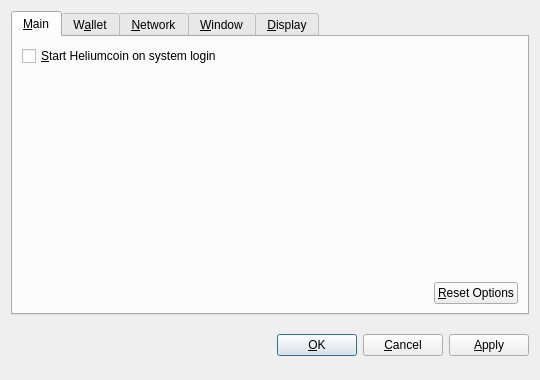
<?xml version="1.0" encoding="UTF-8"?>
<ui version="4.0">
 <class>OptionsDialog</class>
 <widget class="QDialog" name="OptionsDialog">
  <property name="geometry">
   <rect>
    <x>0</x>
    <y>0</y>
    <width>540</width>
    <height>380</height>
   </rect>
  </property>
  <property name="windowTitle">
   <string>Options</string>
  </property>
  <property name="modal">
   <bool>true</bool>
  </property>
  <layout class="QVBoxLayout" name="verticalLayout">
   <item>
    <widget class="QTabWidget" name="tabWidget">
     <property name="tabPosition">
      <enum>QTabWidget::North</enum>
     </property>
     <property name="currentIndex">
      <number>0</number>
     </property>
     <widget class="QWidget" name="tabMain">
      <attribute name="title">
       <string>&amp;Main</string>
      </attribute>
      <layout class="QVBoxLayout" name="verticalLayout_Main">
       <item>
        <widget class="QCheckBox" name="bitcoinAtStartup">
         <property name="toolTip">
          <string>Automatically start Heliumcoin after logging in to the system.</string>
         </property>
         <property name="text">
          <string>&amp;Start Heliumcoin on system login</string>
         </property>
        </widget>
       </item>
       <item>
        <spacer name="verticalSpacer_Main">
         <property name="orientation">
          <enum>Qt::Vertical</enum>
         </property>
         <property name="sizeHint" stdset="0">
          <size>
           <width>20</width>
           <height>40</height>
          </size>
         </property>
        </spacer>
       </item>
       <item>
        <layout class="QHBoxLayout" name="horizontalLayout_2_Main">
         <item>
          <spacer name="horizontalSpacer_2_Main">
           <property name="orientation">
            <enum>Qt::Horizontal</enum>
           </property>
           <property name="sizeHint" stdset="0">
            <size>
             <width>40</width>
             <height>20</height>
            </size>
           </property>
          </spacer>
         </item>
         <item>
          <widget class="QPushButton" name="resetButton">
           <property name="toolTip">
            <string>Reset all client options to default.</string>
           </property>
           <property name="text">
            <string>&amp;Reset Options</string>
           </property>
           <property name="autoDefault">
            <bool>false</bool>
           </property>
          </widget>
         </item>
        </layout>
       </item>
      </layout>
     </widget>
     <widget class="QWidget" name="tabWallet">
      <attribute name="title">
       <string>W&amp;allet</string>
      </attribute>
      <layout class="QVBoxLayout" name="verticalLayout_Network">
       <item>
        <widget class="QLabel" name="transactionFeeInfoLabel">
         <property name="text">
          <string>Optional transaction fee per kB that helps make sure your transactions are processed quickly. Most transactions are 1 kB.</string>
         </property>
         <property name="textFormat">
          <enum>Qt::PlainText</enum>
         </property>
         <property name="wordWrap">
          <bool>true</bool>
         </property>
        </widget>
       </item>
       <item>
        <layout class="QHBoxLayout" name="horizontalLayout_1_Main">
         <item>
          <widget class="QLabel" name="transactionFeeLabel">
           <property name="text">
            <string>Pay transaction &amp;fee</string>
           </property>
           <property name="textFormat">
            <enum>Qt::PlainText</enum>
           </property>
           <property name="buddy">
            <cstring>transactionFee</cstring>
           </property>
          </widget>
         </item>
         <item>
          <widget class="BitcoinAmountField" name="transactionFee"/>
         </item>
         <item>
          <spacer name="horizontalSpacer_1_Main">
           <property name="orientation">
            <enum>Qt::Horizontal</enum>
           </property>
           <property name="sizeHint" stdset="0">
            <size>
             <width>40</width>
             <height>20</height>
            </size>
           </property>
          </spacer>
         </item>
        </layout>
       </item>
       <item>
        <widget class="QLabel" name="label">
         <property name="text">
          <string>If you disable the spending of unconfirmed change, the change from a transaction cannot be used until that transaction has at least one confirmation. This also affects how your balance is computed.</string>
         </property>
         <property name="wordWrap">
          <bool>true</bool>
         </property>
        </widget>
       </item>
       <item>
        <widget class="QCheckBox" name="spendZeroConfChange">
         <property name="text">
          <string>Spend unconfirmed change  (experts only)</string>
         </property>
        </widget>
       </item>
       <item>
        <spacer name="verticalSpacer">
         <property name="orientation">
          <enum>Qt::Vertical</enum>
         </property>
         <property name="sizeHint" stdset="0">
          <size>
           <width>20</width>
           <height>40</height>
          </size>
         </property>
        </spacer>
       </item>
      </layout>
     </widget>
     <widget class="QWidget" name="tabNetwork">
      <attribute name="title">
       <string>&amp;Network</string>
      </attribute>
      <layout class="QVBoxLayout" name="verticalLayout_Network">
       <item>
        <widget class="QCheckBox" name="mapPortUpnp">
         <property name="toolTip">
          <string>Automatically open the Heliumcoin client port on the router. This only works when your router supports UPnP and it is enabled.</string>
         </property>
         <property name="text">
          <string>Map port using &amp;UPnP</string>
         </property>
        </widget>
       </item>
       <item>
        <widget class="QCheckBox" name="connectSocks">
         <property name="toolTip">
          <string>Connect to the Heliumcoin network through a SOCKS proxy (e.g. when connecting through Tor).</string>
         </property>
         <property name="text">
          <string>&amp;Connect through SOCKS proxy:</string>
         </property>
        </widget>
       </item>
       <item>
        <layout class="QHBoxLayout" name="horizontalLayout_Network">
         <item>
          <widget class="QLabel" name="proxyIpLabel">
           <property name="text">
            <string>Proxy &amp;IP:</string>
           </property>
           <property name="textFormat">
            <enum>Qt::PlainText</enum>
           </property>
           <property name="buddy">
            <cstring>proxyIp</cstring>
           </property>
          </widget>
         </item>
         <item>
          <widget class="QValidatedLineEdit" name="proxyIp">
           <property name="maximumSize">
            <size>
             <width>140</width>
             <height>16777215</height>
            </size>
           </property>
           <property name="toolTip">
            <string>IP address of the proxy (e.g. 127.0.0.1)</string>
           </property>
          </widget>
         </item>
         <item>
          <widget class="QLabel" name="proxyPortLabel">
           <property name="text">
            <string>&amp;Port:</string>
           </property>
           <property name="textFormat">
            <enum>Qt::PlainText</enum>
           </property>
           <property name="buddy">
            <cstring>proxyPort</cstring>
           </property>
          </widget>
         </item>
         <item>
          <widget class="QLineEdit" name="proxyPort">
           <property name="maximumSize">
            <size>
             <width>55</width>
             <height>16777215</height>
            </size>
           </property>
           <property name="toolTip">
            <string>Port of the proxy (e.g. 9050)</string>
           </property>
          </widget>
         </item>
         <item>
          <widget class="QLabel" name="socksVersionLabel">
           <property name="text">
            <string>SOCKS &amp;Version:</string>
           </property>
           <property name="textFormat">
            <enum>Qt::PlainText</enum>
           </property>
           <property name="buddy">
            <cstring>socksVersion</cstring>
           </property>
          </widget>
         </item>
         <item>
          <widget class="QValueComboBox" name="socksVersion">
           <property name="toolTip">
            <string>SOCKS version of the proxy (e.g. 5)</string>
           </property>
          </widget>
         </item>
         <item>
          <spacer name="horizontalSpacer_Network">
           <property name="orientation">
            <enum>Qt::Horizontal</enum>
           </property>
           <property name="sizeHint" stdset="0">
            <size>
             <width>40</width>
             <height>20</height>
            </size>
           </property>
          </spacer>
         </item>
        </layout>
       </item>
       <item>
        <spacer name="verticalSpacer_Network">
         <property name="orientation">
          <enum>Qt::Vertical</enum>
         </property>
         <property name="sizeHint" stdset="0">
          <size>
           <width>20</width>
           <height>40</height>
          </size>
         </property>
        </spacer>
       </item>
      </layout>
     </widget>
     <widget class="QWidget" name="tabWindow">
      <attribute name="title">
       <string>&amp;Window</string>
      </attribute>
      <layout class="QVBoxLayout" name="verticalLayout_Window">
       <item>
        <widget class="QCheckBox" name="minimizeToTray">
         <property name="toolTip">
          <string>Show only a tray icon after minimizing the window.</string>
         </property>
         <property name="text">
          <string>&amp;Minimize to the tray instead of the taskbar</string>
         </property>
        </widget>
       </item>
       <item>
        <widget class="QCheckBox" name="minimizeOnClose">
         <property name="toolTip">
          <string>Minimize instead of exit the application when the window is closed. When this option is enabled, the application will be closed only after selecting Quit in the menu.</string>
         </property>
         <property name="text">
          <string>M&amp;inimize on close</string>
         </property>
        </widget>
       </item>
       <item>
        <spacer name="verticalSpacer_Window">
         <property name="orientation">
          <enum>Qt::Vertical</enum>
         </property>
         <property name="sizeHint" stdset="0">
          <size>
           <width>20</width>
           <height>40</height>
          </size>
         </property>
        </spacer>
       </item>
      </layout>
     </widget>
     <widget class="QWidget" name="tabDisplay">
      <attribute name="title">
       <string>&amp;Display</string>
      </attribute>
      <layout class="QVBoxLayout" name="verticalLayout_Display">
       <item>
        <layout class="QHBoxLayout" name="horizontalLayout_1_Display">
         <item>
          <widget class="QLabel" name="langLabel">
           <property name="text">
            <string>User Interface &amp;language:</string>
           </property>
           <property name="textFormat">
            <enum>Qt::PlainText</enum>
           </property>
           <property name="buddy">
            <cstring>lang</cstring>
           </property>
          </widget>
         </item>
         <item>
          <widget class="QValueComboBox" name="lang">
           <property name="toolTip">
            <string>The user interface language can be set here. This setting will take effect after restarting Heliumcoin.</string>
           </property>
          </widget>
         </item>
        </layout>
       </item>
       <item>
        <layout class="QHBoxLayout" name="horizontalLayout_2_Display">
         <item>
          <widget class="QLabel" name="unitLabel">
           <property name="text">
            <string>&amp;Unit to show amounts in:</string>
           </property>
           <property name="textFormat">
            <enum>Qt::PlainText</enum>
           </property>
           <property name="buddy">
            <cstring>unit</cstring>
           </property>
          </widget>
         </item>
         <item>
          <widget class="QValueComboBox" name="unit">
           <property name="toolTip">
            <string>Choose the default subdivision unit to show in the interface and when sending coins.</string>
           </property>
          </widget>
         </item>
        </layout>
       </item>
       <item>
        <widget class="QCheckBox" name="displayAddresses">
         <property name="toolTip">
          <string>Whether to show Heliumcoin addresses in the transaction list or not.</string>
         </property>
         <property name="text">
          <string>&amp;Display addresses in transaction list</string>
         </property>
        </widget>
       </item>
       <item>
        <widget class="QCheckBox" name="coinControlFeatures">
         <property name="toolTip">
          <string>Whether to show coin control features or not.</string>
         </property>
         <property name="text">
          <string>Display coin &amp;control features (experts only!)</string>
         </property>
        </widget>
       </item>
       <item>
        <spacer name="verticalSpacer_Display">
         <property name="orientation">
          <enum>Qt::Vertical</enum>
         </property>
         <property name="sizeHint" stdset="0">
          <size>
           <width>20</width>
           <height>40</height>
          </size>
         </property>
        </spacer>
       </item>
      </layout>
     </widget>
    </widget>
   </item>
   <item>
    <layout class="QHBoxLayout" name="horizontalLayout_Buttons">
     <item>
      <spacer name="horizontalSpacer_1">
       <property name="orientation">
        <enum>Qt::Horizontal</enum>
       </property>
       <property name="sizeHint" stdset="0">
        <size>
         <width>40</width>
         <height>48</height>
        </size>
       </property>
      </spacer>
     </item>
     <item>
      <widget class="QLabel" name="statusLabel">
       <property name="font">
        <font>
         <weight>75</weight>
         <bold>true</bold>
        </font>
       </property>
       <property name="text">
        <string/>
       </property>
       <property name="textFormat">
        <enum>Qt::PlainText</enum>
       </property>
       <property name="wordWrap">
        <bool>true</bool>
       </property>
      </widget>
     </item>
     <item>
      <spacer name="horizontalSpacer_2">
       <property name="orientation">
        <enum>Qt::Horizontal</enum>
       </property>
       <property name="sizeHint" stdset="0">
        <size>
         <width>40</width>
         <height>48</height>
        </size>
       </property>
      </spacer>
     </item>
     <item>
      <widget class="QPushButton" name="okButton">
       <property name="text">
        <string>&amp;OK</string>
       </property>
      </widget>
     </item>
     <item>
      <widget class="QPushButton" name="cancelButton">
       <property name="text">
        <string>&amp;Cancel</string>
       </property>
       <property name="autoDefault">
        <bool>false</bool>
       </property>
      </widget>
     </item>
     <item>
      <widget class="QPushButton" name="applyButton">
       <property name="text">
        <string>&amp;Apply</string>
       </property>
       <property name="autoDefault">
        <bool>false</bool>
       </property>
      </widget>
     </item>
    </layout>
   </item>
  </layout>
 </widget>
 <customwidgets>
  <customwidget>
   <class>BitcoinAmountField</class>
   <extends>QSpinBox</extends>
   <header>bitcoinamountfield.h</header>
  </customwidget>
  <customwidget>
   <class>QValueComboBox</class>
   <extends>QComboBox</extends>
   <header>qvaluecombobox.h</header>
  </customwidget>
  <customwidget>
   <class>QValidatedLineEdit</class>
   <extends>QLineEdit</extends>
   <header>qvalidatedlineedit.h</header>
  </customwidget>
 </customwidgets>
 <resources/>
 <connections/>
</ui>
